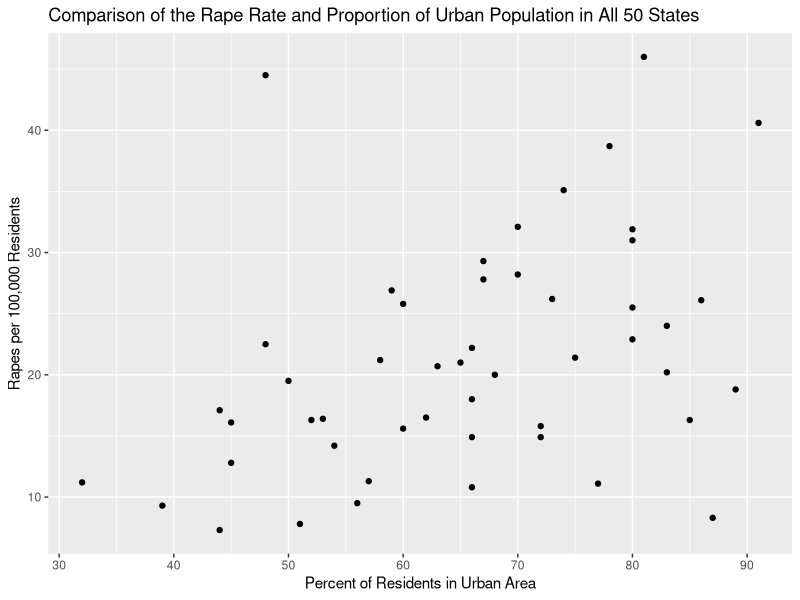
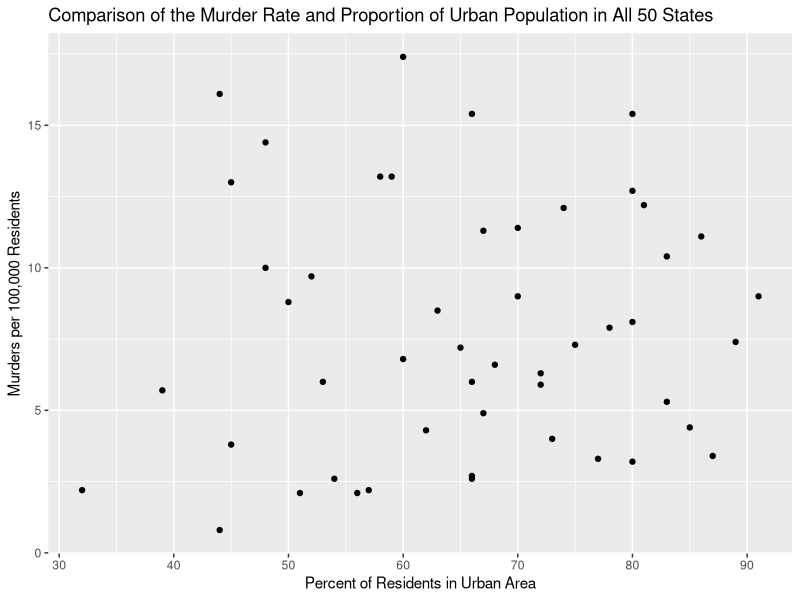
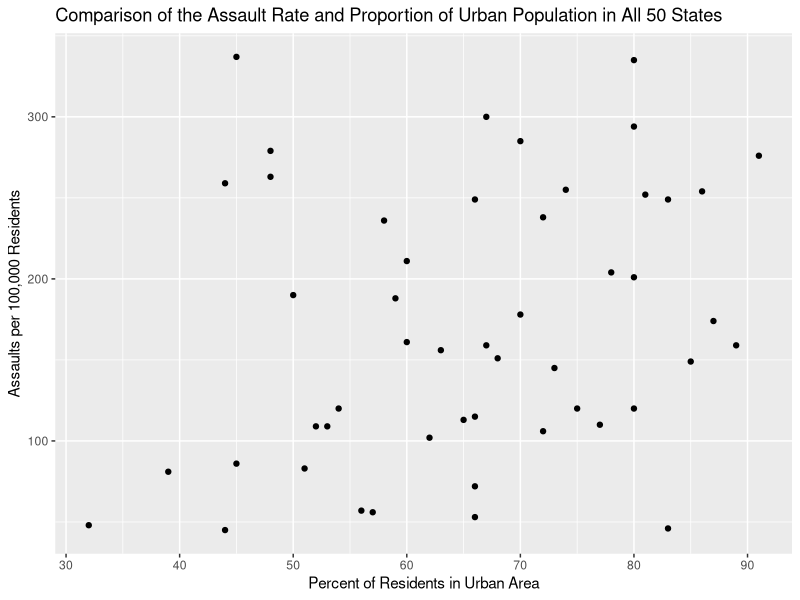

These figures' R source, in order:
## ---- chunk 1
knitr::opts_chunk$set(echo = FALSE)

library(tidyverse)
## ---- chunk 2
Crime <- USArrests %>%
 rename(
    Urban.Percent = UrbanPop,
    Murder.Rate = Murder,
    Assault.Rate = Assault,
    Rape.Rate = Rape
    )
## ---- chunk 3
ggplot(Crime, aes(x=Urban.Percent, y=Rape.Rate))+
   geom_point() +
   labs(title = "Comparison of the Rape Rate and Proportion of Urban Population in All 50 States", x = "Percent of Residents in Urban Area", y = "Rapes per 100,000 Residents")
## ---- chunk 4
ggplot(Crime, aes(x=Urban.Percent, y=Murder.Rate))+
   geom_point() +
   labs(title = "Comparison of the Murder Rate and Proportion of Urban Population in All 50 States", x =  "Percent of Residents in Urban Area", y = "Murders per 100,000 Residents")
## ---- chunk 5
ggplot(Crime, aes(x=Urban.Percent, y=Assault.Rate))+
   geom_point() +
   labs(title = "Comparison of the Assault Rate and Proportion of Urban Population in All 50 States", x =  "Percent of Residents in Urban Area", y = "Assaults per 100,000 Residents")
